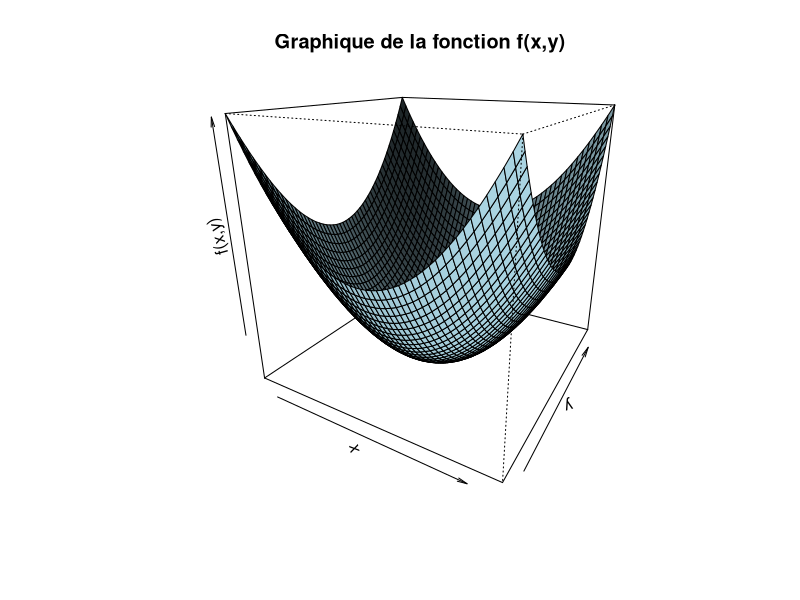
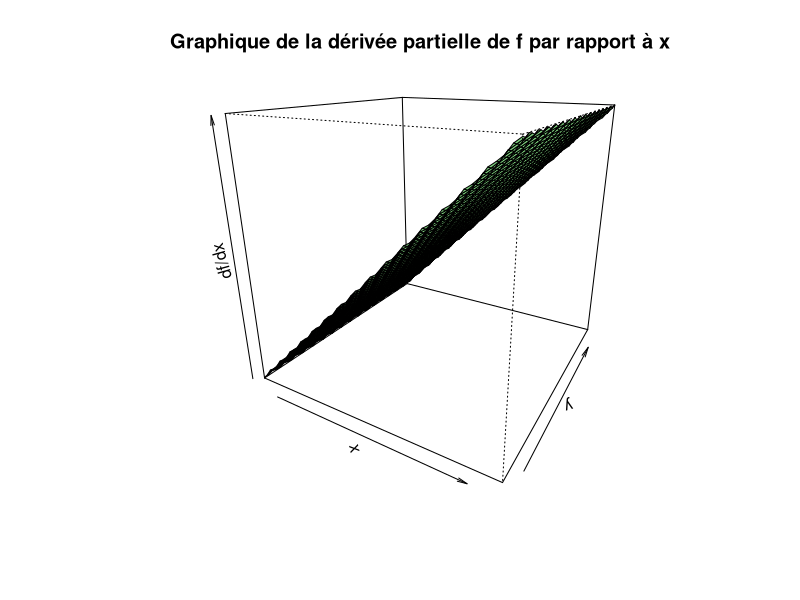
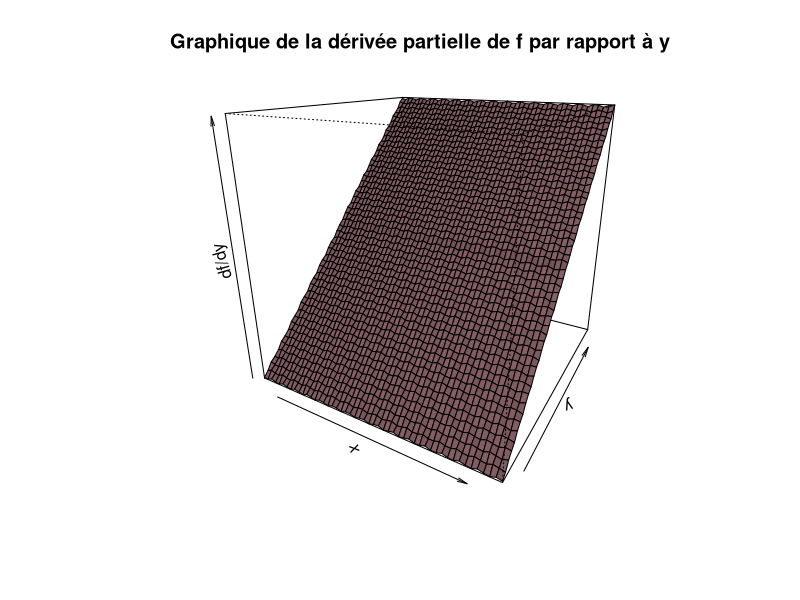

Write R code to recreate these figures, in order.
# Tracé de la fonction f(x,y)

f <- function(x,y){x^2 + y^2 + cos(x+y) + sqrt(y^2 + 1/(1+x^2))}
x <- seq(-50, 50, length = 50) # 50 valeurs de x entre -2 et 2
y <- seq(-50, 50, length = 50) # 50 valeurs de y entre -2 et 2
xy <- expand.grid(x = x, y = y) # grille de 50 x 50 points
z <- f(xy$x, xy$y) # valeurs de la fonction sur la grille
z <- matrix(z, nrow = 50, ncol = 50)
persp(x, y, z, theta = 30, phi = 20, col = "lightblue", shade = 0.5,xlab = "x", ylab = "y", zlab = "f(x,y)", main = "Graphique de la fonction f(x,y)")

# Tracé des dérivés
# Par rapport à x

g <- function(x,y){2 * x - sin(x + y) - (x * (y^2 + 1/(1 + x^2))^(-1/2))/(1 + x^2)^2}
z_dx <- g(xy$x, xy$y) # valeurs de la fonction sur la grille
z_dx <- matrix(z_dx, nrow = 50, ncol = 50)
persp(x, y, z_dx, theta = 30, phi = 20, col = "lightgreen", shade = 0.5, 
      xlab = "x", ylab = "y", zlab = "df/dx", main = "Graphique de la dérivée partielle de f par rapport à x")

# Par rapport à y

h <- function(x,y){2 * y - sin(x + y) + (y * (y^2 + 1/(1 + x^2))^(-1/2))/2}
z_dy <- h(xy$x, xy$y) # valeurs de la fonction sur la grille
z_dy <- matrix(z_dy, nrow = 50, ncol = 50)
persp(x, y, z_dy, theta = 30, phi = 20, col = "lightpink", shade = 0.5, 
      xlab = "x", ylab = "y", zlab = "df/dy", main = "Graphique de la dérivée partielle de f par rapport à y")

# Définir la fonction f
f <- function(x) {
  x[1]^2 + x[2]^2 + cos(x[1]+x[2]) + sqrt(x[2]^2 + 1/(1+x[1]^2))
}

# Choisir un point de départ
start <- c(0,0)

# Recherche du minimum
min <- optim(par = start, fn = f)
min

# Recherche du maximum (en inversant le signe de la fonction)
max <- optim(par = start, fn = function(x) -f(x))
max